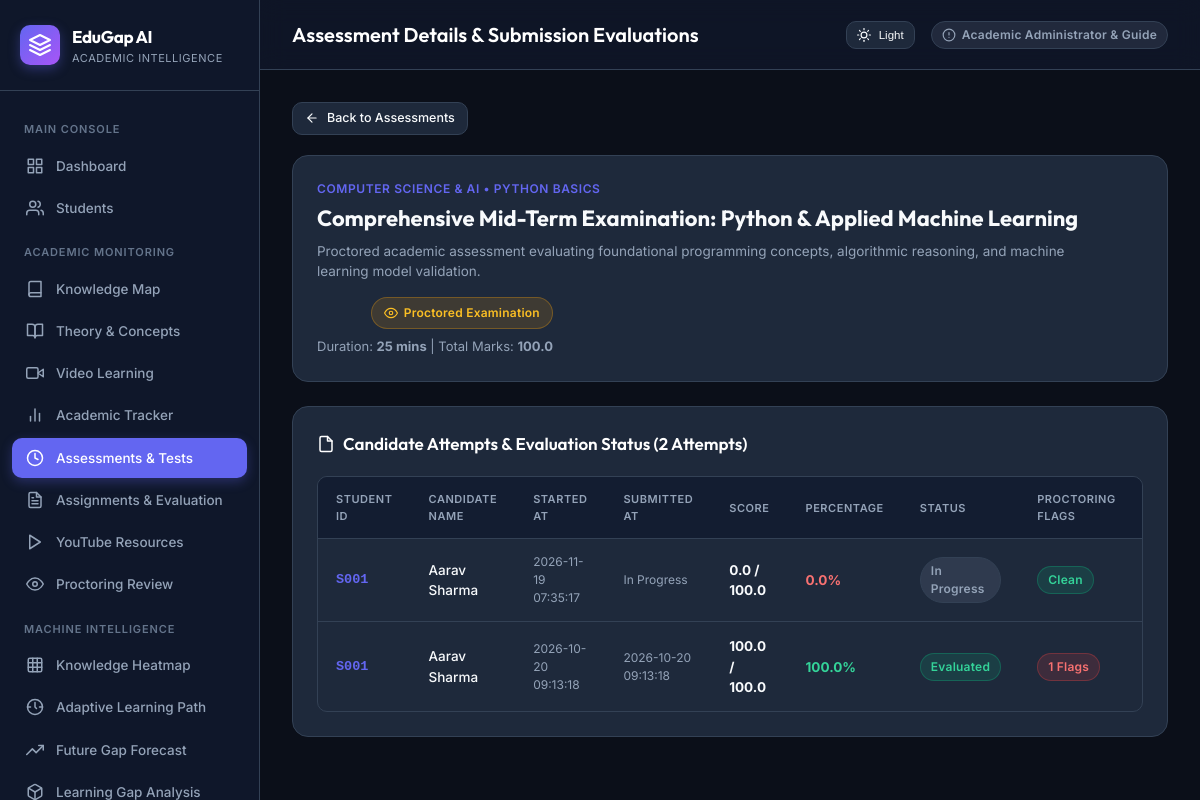
Screenshot of /assessments/1 (signed in) with the database file from the repository.
### tables this page shows
CREATE TABLE assessments (
        id INTEGER PRIMARY KEY AUTOINCREMENT,
        title TEXT NOT NULL,
        description TEXT,
        subject TEXT NOT NULL,
        topic TEXT NOT NULL,
        duration_minutes INTEGER DEFAULT 30,
        passing_marks REAL DEFAULT 50.0,
        total_marks REAL DEFAULT 100.0,
        negative_marking REAL DEFAULT 0.0,
        attempt_limit INTEGER DEFAULT 1,
        shuffle_questions INTEGER DEFAULT 1,
        shuffle_options INTEGER DEFAULT 1,
        is_proctored INTEGER DEFAULT 1,
        proctoring_strictness TEXT DEFAULT 'Standard',
        assigned_to_student_id TEXT,
        due_date TIMESTAMP,
        is_published INTEGER DEFAULT 1,
        results_published INTEGER DEFAULT 1,
        created_by TEXT DEFAULT 'Admin',
        created_at TIMESTAMP DEFAULT CURRENT_TIMESTAMP
    );

CREATE TABLE assessment_attempts (
        id INTEGER PRIMARY KEY AUTOINCREMENT,
        assessment_id INTEGER NOT NULL,
        student_id TEXT NOT NULL,
        started_at TIMESTAMP DEFAULT CURRENT_TIMESTAMP,
        submitted_at TIMESTAMP,
        time_taken_seconds INTEGER DEFAULT 0,
        score REAL DEFAULT 0.0,
        max_score REAL DEFAULT 100.0,
        percentage REAL DEFAULT 0.0,
        passed INTEGER DEFAULT 0,
        status TEXT DEFAULT 'in_progress', -- 'in_progress', 'submitted', 'evaluated'
        proctoring_flag_count INTEGER DEFAULT 0,
        review_status TEXT DEFAULT 'normal', -- 'normal', 'flagged', 'under_review', 'reviewed'
        review_notes TEXT,
        evaluated_by TEXT,
        evaluated_at TIMESTAMP,
        FOREIGN KEY (assessment_id) REFERENCES assessments(id) ON DELETE CASCADE,
        FOREIGN KEY (student_id) REFERENCES students(student_id)
    );

CREATE TABLE students (
    student_id TEXT PRIMARY KEY,
    average_quiz_score REAL,
    average_assignment_score REAL,
    average_learning_gap REAL,
    average_attendance REAL,
    overall_risk TEXT
, name TEXT, email TEXT, department TEXT DEFAULT 'Computer Science & Engineering', enrollment_date TEXT DEFAULT '2025-08-01', completed_assessments_count INTEGER DEFAULT 0, risk_confidence REAL DEFAULT 0.0, current_semester INTEGER DEFAULT 6);

### app.py (the view)
@app.route("/assessments/<int:assessment_id>")
@login_required
def assessment_detail(assessment_id):
    connection = get_db_connection()
    assessment = connection.execute("SELECT * FROM assessments WHERE id = ?", (assessment_id,)).fetchone()
    if not assessment:
        connection.close()
        flash("Assessment not found.", "error")
        return redirect(url_for("assessments_page"))
    attempts = connection.execute("""
        SELECT att.*, s.name as student_name
        FROM assessment_attempts att
        LEFT JOIN students s ON s.student_id = att.student_id
        WHERE att.assessment_id = ?
        ORDER BY att.id DESC
    """, (assessment_id,)).fetchall()
    connection.close()
    return render_template("assessment_detail.html", assessment=assessment, attempts=attempts)

### app.py (called while the page is built)
def get_db_connection():
    connection = sqlite3.connect(DATABASE)
    connection.row_factory = sqlite3.Row
    return connection

def login_required(f):
    @wraps(f)
    def decorated_function(*args, **kwargs):
        if "user_id" not in session:
            flash("Please authenticate to access the academic platform.", "info")
            return redirect(url_for("login"))
        return f(*args, **kwargs)
    return decorated_function

### templates/assessment_detail.html (shortened to what this page needs)
{% extends "base.html" %}
{% block header_title %}Assessment Details & Submission Evaluations{% endblock %}
{% block content %}
<div style="margin-bottom: 20px;">
    <a href="{{ url_for('assessments_page') }}" class="btn btn-secondary btn-sm">
        <svg class="icon icon-sm" viewBox="0 0 24 24"><line x1="19" y1="12" x2="5" y2="12"/><polyline points="12 19 5 12 12 5"/></svg>
        <span>Back to Assessments</span>
    </a>
</div>
<div class="card" style="margin-bottom: 24px;">
    <div style="display: flex; justify-content: space-between; align-items: flex-start; flex-wrap: wrap; gap: 16px;">
        <div>
            <div style="font-size: 12px; font-weight: 600; text-transform: uppercase; color: var(--primary); letter-spacing: 0.05em; margin-bottom: 4px;">
                {{ assessment['subject'] }} &bull; {{ assessment['topic'] }}
            </div>
            <h2 style="font-family: 'Outfit', sans-serif; font-size: 22px; color: var(--text-primary); margin-bottom: 6px;">{{ assessment['title'] }}</h2>
            <p style="font-size: 13.5px; color: var(--text-secondary); max-width: 750px;">{{ assessment['description'] }}</p>
        </div>
        <div style="text-align: right;">
            {% if assessment['is_proctored'] %}
            <span class="badge badge-medium" style="font-size: 12px; padding: 6px 12px; margin-bottom: 8px;">
                <svg class="icon icon-sm" viewBox="0 0 24 24"><path d="M1 12s4-8 11-8 11 8 11 8-4 8-11 8-11-8-11-8z"/><circle cx="12" cy="12" r="3"/></svg>
                Proctored Examination
            </span>
            {% endif %}
            <div style="font-size: 13px; color: var(--text-secondary);">Duration: <strong>{{ assessment['duration_minutes'] }} mins</strong> | Total Marks: <strong>{{ assessment['total_marks'] }}</strong></div>
        </div>
    </div>
</div>
<div class="card">
    <div class="card-header">
        <h3>
            <svg class="icon" viewBox="0 0 24 24"><path d="M14 2H6a2 2 0 0 0-2 2v16a2 2 0 0 0 2 2h12a2 2 0 0 0 2-2V8z"/><polyline points="14 2 14 8 20 8"/></svg>
            <span>Candidate Attempts & Evaluation Status ({{ attempts|length }} Attempts)</span>
        </h3>
    </div>
    <div class="table-container">
        <table>
            <thead>
                <tr>
                    <th>Student ID</th>
                    <th>Candidate Name</th>
                    <th>Started At</th>
                    <th>Submitted At</th>
                    <th>Score</th>
                    <th>Percentage</th>
                    <th>Status</th>
                    <th>Proctoring Flags</th>
                    <th>Action</th>
                </tr>
            </thead>
            <tbody>
                {% for att in attempts %}
                <tr>
                    <td style="font-family: monospace; font-weight: 600; color: var(--primary);">
                        {{ att['student_id'] }}
                    </td>
                    <td style="font-weight: 500;">
                        {{ att['student_name'] if att['student_name'] else 'Candidate ' ~ att['student_id'] }}
                    </td>
                    <td style="font-size: 12px; color: var(--text-secondary);">
                        {{ att['started_at'] }}
                    </td>
                    <td style="font-size: 12px; color: var(--text-secondary);">
                        {{ att['submitted_at'] if att['submitted_at'] else 'In Progress' }}
                    </td>
                    <td>
                        <strong>{{ "%.1f"|format(att['score']|default(0.0)|float) }} / {{ att['max_score'] }}</strong>
                    </td>
                    <td>
                        {% if att['percentage'] is not none and att['percentage'] != '' %}
                            {% if att['percentage']|float >= assessment['passing_marks']|default(40)|float %}
                            <span style="font-weight: 700; color: #34d399;">
                                {{ "%.1f"|format(att['percentage']|float) }}%
                            </span>
                            {% else %}
                            <span style="font-weight: 700; color: #f87171;">
                                {{ "%.1f"|format(att['percentage']|float) }}%
                            </span>
                            {% endif %}
                        {% else %}
                        <span style="color: var(--text-muted); font-size: 12px;">Pending</span>
                        {% endif %}
                    </td>
                    <td>
                        {% if att['status'] == 'submitted' %}
                            <span class="badge badge-medium">Submitted</span>
                        {% elif att['status'] == 'evaluated' %}
                            <span class="badge badge-low">Evaluated</span>
                        {% else %}
                            <span class="badge badge-neutral">In Progress</span>
                        {% endif %}
                    </td>
                    <td>
                        {% if att['proctoring_flag_count'] > 0 %}
                            <span class="badge badge-high">{{ att['proctoring_flag_count'] }} Flags</span>
                        {% else %}
                            <span class="badge badge-low">Clean</span>
                        {% endif %}
                    </td>
                    <td>
                    </td>
                </tr>
                {% else %}
                <tr>
                    <td colspan="9" style="text-align: center; color: var(--text-secondary); padding: 24px;">
                        No student attempts submitted for this examination yet.
                    </td>
                </tr>
                {% endfor %}
            </tbody>
        </table>
    </div>
</div>
{% endblock %}

### templates/base.html (style rules this page uses)
:root { --bg-body: #0b0f19; --bg-sidebar: #0f172a; --bg-card: #1e293b; --bg-card-hover: #263349; --border-color: #334155; --text-primary: #f8fafc; --text-secondary: #94a3b8; --text-muted: #64748b; --primary: #6366f1; --primary-hover: #4f46e5; --primary-light: rgba(99, 102, 241, 0.15); --success: #10b981; --success-light: rgba(16, 185, 129, 0.15); --warning: #f59e0b; --warning-light: rgba(245, 158, 11, 0.15); --danger: #ef4444; --danger-light: rgba(239, 68, 68, 0.15); --info: #0ea5e9; --info-light: rgba(14, 165, 233, 0.15); --radius-sm: 6px; --radius-md: 10px; --radius-lg: 16px; --transition: all 0.2s cubic-bezier(0.4, 0, 0.2, 1); }
* { box-sizing: border-box; margin: 0; padding: 0; }
body { font-family: 'Inter', system-ui, -apple-system, sans-serif; background-color: var(--bg-body); color: var(--text-primary); line-height: 1.5; min-height: 100vh; display: flex; }
.icon { display: inline-flex; align-items: center; justify-content: center; width: 18px; height: 18px; stroke-width: 2; stroke: currentColor; fill: none; stroke-linecap: round; stroke-linejoin: round; flex-shrink: 0; }
.icon-sm { width: 14px; height: 14px; }
.btn { display: inline-flex; align-items: center; justify-content: center; gap: 8px; padding: 8px 16px; font-size: 13.5px; font-weight: 500; border-radius: var(--radius-md); text-decoration: none; cursor: pointer; border: 1px solid transparent; transition: var(--transition); }
.btn-secondary { background-color: var(--bg-card); border-color: var(--border-color); color: var(--text-primary); }
.btn-sm { padding: 6px 12px; font-size: 12.5px; }
.card { background: var(--bg-card); border: 1px solid var(--border-color); border-radius: var(--radius-lg); padding: 24px; transition: var(--transition); }
.card-header { display: flex; align-items: center; justify-content: space-between; margin-bottom: 20px; }
.card-header h3 { font-family: 'Outfit', sans-serif; font-size: 17px; font-weight: 600; color: #ffffff; display: flex; align-items: center; gap: 8px; }
.badge { display: inline-flex; align-items: center; gap: 6px; padding: 4px 10px; border-radius: 9999px; font-size: 12px; font-weight: 600; letter-spacing: 0.02em; }
.badge-high { background: var(--danger-light); color: #f87171; border: 1px solid rgba(239, 68, 68, 0.3); }
.badge-medium { background: var(--warning-light); color: #fbbf24; border: 1px solid rgba(245, 158, 11, 0.3); }
.badge-low { background: var(--success-light); color: #34d399; border: 1px solid rgba(16, 185, 129, 0.3); }
.badge-neutral { background: rgba(148, 163, 184, 0.15); color: var(--text-secondary); border: 1px solid var(--border-color); }
.table-container { overflow-x: auto; border-radius: var(--radius-md); border: 1px solid var(--border-color); }
table { width: 100%; border-collapse: collapse; text-align: left; font-size: 13.5px; }
th { background: #131d31; color: var(--text-secondary); font-weight: 600; padding: 14px 18px; border-bottom: 1px solid var(--border-color); text-transform: uppercase; font-size: 11px; letter-spacing: 0.05em; }
td { padding: 14px 18px; border-bottom: 1px solid var(--border-color); color: var(--text-primary); }
tr:last-child td { border-bottom: none; }

### rows the page displays
assessments: subject "COMPUTER SCIENCE & AI", topic "PYTHON BASICS", title "Comprehensive Mid-Term Examination: Python & Applied Machine Learning", description "Proctored academic assessment evaluating foundational programming concepts, algorithmic reasoning, and machine learning model validation.", duration_minutes "25", total_marks "100.0"
assessment_attempts: student_id "S001", name "Aarav Sharma", started_at "2026-11-19 07:35:17", att "In Progress", score "0.0", max_score "100.0", percentage "0.0", status "In Progress", proctoring_flag_count "Clean"
assessment_attempts: student_id "S001", name "Aarav Sharma", started_at "2026-10-20 09:13:18", submitted_at "2026-10-20 09:13:18", score "100.0", max_score "100.0", percentage "100.0", status "Evaluated", proctoring_flag_count "1"

### other values shown
{{ attempts|length }} "2"
